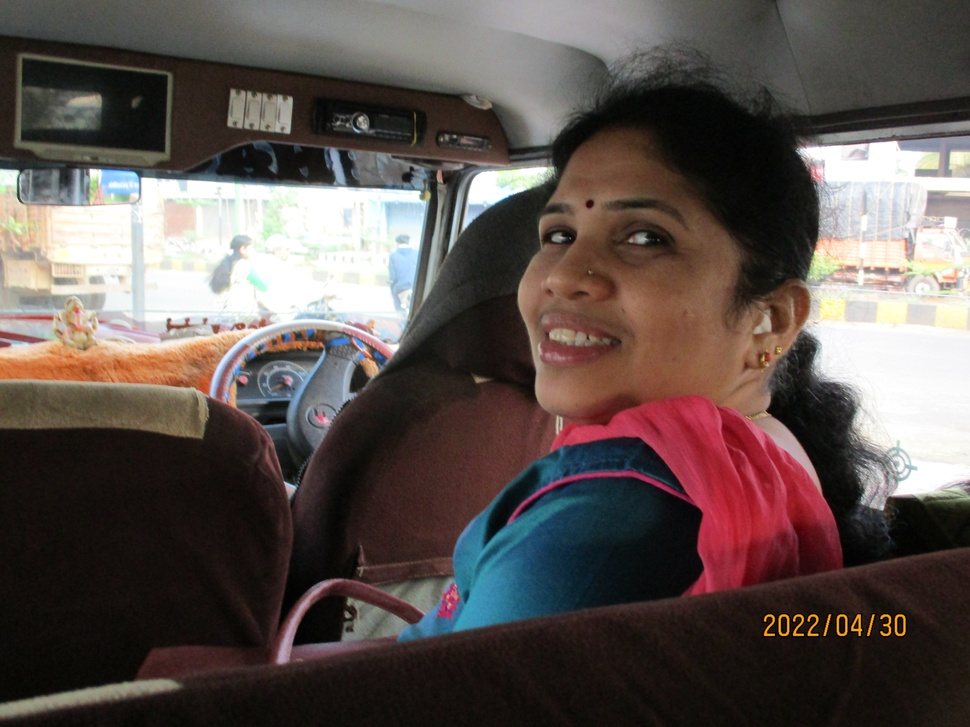
#> input picture dataset_image/real/IMG_1607.JPG, 970 x 727 px, shrunk from 5152 x 3864 before the run, given as the content of the folder D:/voice-check/voice-check/dataset_image/fake, which was not available
$ python match_fast.py
#> lines starting #> are read from the running program, lines starting #| are printed output that depends on the picture; pictures that were not available may be replaced by others from this repository, and a replacement may not be noted
#> further down, im is the input picture: PIL image 970x727 RGB; mean R, G, B 93.6, 82.8, 79.1
import os, glob, random, cv2
import numpy as np
from PIL import Image, ImageEnhance

real_dir = 'D:/voice-check/voice-check/dataset_image/real'
fake_dir = 'D:/voice-check/voice-check/dataset_image/fake'

real_files = [f for f in glob.glob(os.path.join(real_dir, '*')) if os.path.isfile(f)]
fake_files = [f for f in glob.glob(os.path.join(fake_dir, '*')) if os.path.isfile(f)]

target = len(real_files)
current_fake = len(fake_files)
needed = target - current_fake

print(f"Target count: {target}")
print(f"Current Fake count: {current_fake}")
print(f"Generating {needed} distinct AI images...")

def generate_variant(img):
    img_cv = cv2.cvtColor(np.array(img), cv2.COLOR_RGB2BGR)
    h, w, _ = img_cv.shape
#> h = 727; w = 970

    if random.random() > 0.5:
        img_cv = cv2.flip(img_cv, 1)
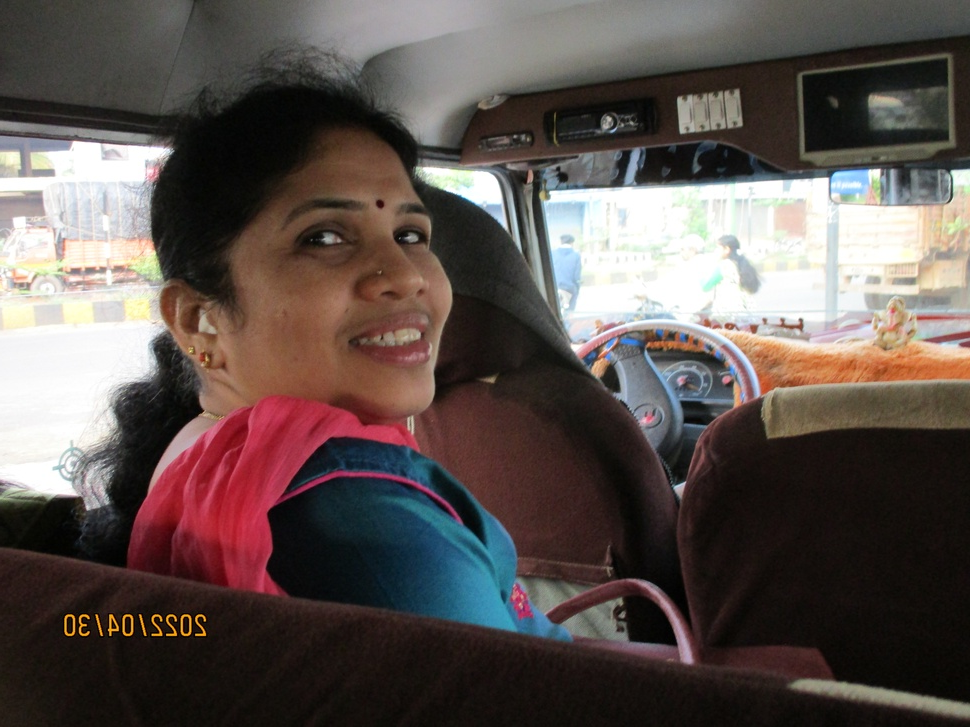
#> img_cv: shape (727, 970, 3); mean B, G, R 79.1, 82.8, 93.6

    angle = random.uniform(-12, 12)
    scale = random.uniform(0.92, 1.08)
    M = cv2.getRotationMatrix2D((w/2, h/2), angle, scale)
    img_cv = cv2.warpAffine(img_cv, M, (w, h), borderMode=cv2.BORDER_REFLECT)
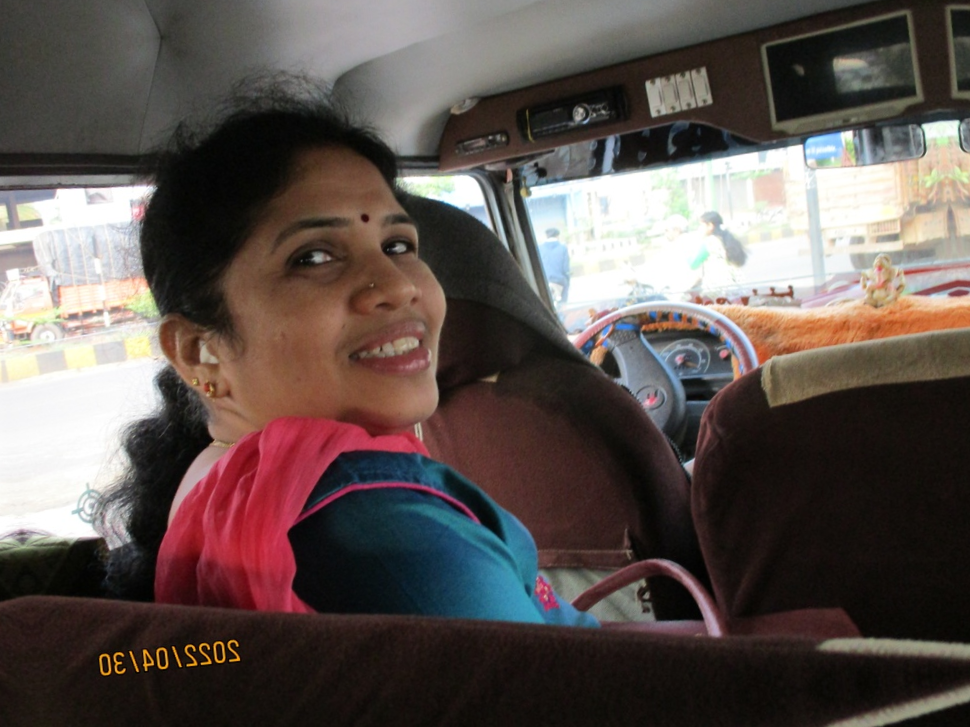
#> img_cv: shape (727, 970, 3); mean B, G, R 79.5, 83.4, 94.1

    mode = random.choice(['noise', 'smooth', 'contrast', 'chroma', 'blur', 'sharp'])
    if mode == 'noise':
        noise = np.random.normal(0, random.uniform(2, 6), (h, w, 3)).astype(np.float32)
        img_cv = np.clip(img_cv.astype(np.float32) + noise, 0, 255).astype(np.uint8)
    elif mode == 'smooth':
        img_cv = cv2.bilateralFilter(img_cv, 7, 50, 50)
    elif mode == 'contrast':
        alpha = random.uniform(1.05, 1.25)
        img_cv = np.clip(img_cv.astype(np.float32) * alpha, 0, 255).astype(np.uint8)
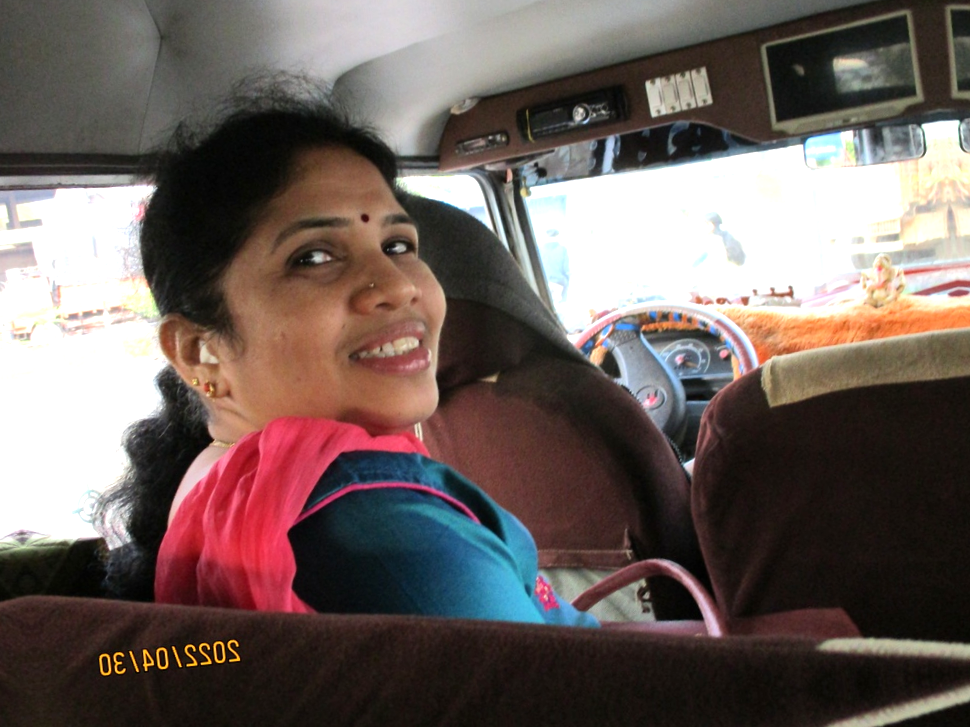
#> img_cv: shape (727, 970, 3); mean B, G, R 92.8, 97, 110.1
    elif mode == 'chroma':
        ycbcr = cv2.cvtColor(img_cv, cv2.COLOR_BGR2YCrCb)
        ycbcr[:,:,1] = np.clip(ycbcr[:,:,1] * random.uniform(1.1, 1.25), 0, 255).astype(np.uint8)
        img_cv = cv2.cvtColor(ycbcr, cv2.COLOR_YCrCb2BGR)
    elif mode == 'blur':
        img_cv = cv2.GaussianBlur(img_cv, (3, 3), 0)
    else:
        kernel = np.array([[0, -1, 0], [-1, 5, -1], [0, -1, 0]])
        img_cv = cv2.filter2D(img_cv, -1, kernel)

    out_pil = Image.fromarray(cv2.cvtColor(img_cv, cv2.COLOR_BGR2RGB))
    enh = ImageEnhance.Color(out_pil).enhance(random.uniform(0.9, 1.3))
    return enh

created = 0
for i in range(needed):
    src = fake_files[i % len(fake_files)]
    try:
        with Image.open(src) as im:
            v = generate_variant(im.convert('RGB'))
            out_path = os.path.join(fake_dir, f"ai_matched_synth_{i+1}.jpg")
            v.save(out_path, format='JPEG', quality=random.randint(86, 96))
            created += 1
            if created % 500 == 0 or created == needed:
                print(f"Created {created}/{needed} matched AI images ({int(created/needed*100)}%)...")
    except Exception as e:
        pass

final_real = len([f for f in glob.glob(os.path.join(real_dir, '*')) if os.path.isfile(f)])
final_fake = len([f for f in glob.glob(os.path.join(fake_dir, '*')) if os.path.isfile(f)])
print(f"MATCH COMPLETE: Real: {final_real} | Fake: {final_fake} | Exactly Matched: {final_real == final_fake}")
